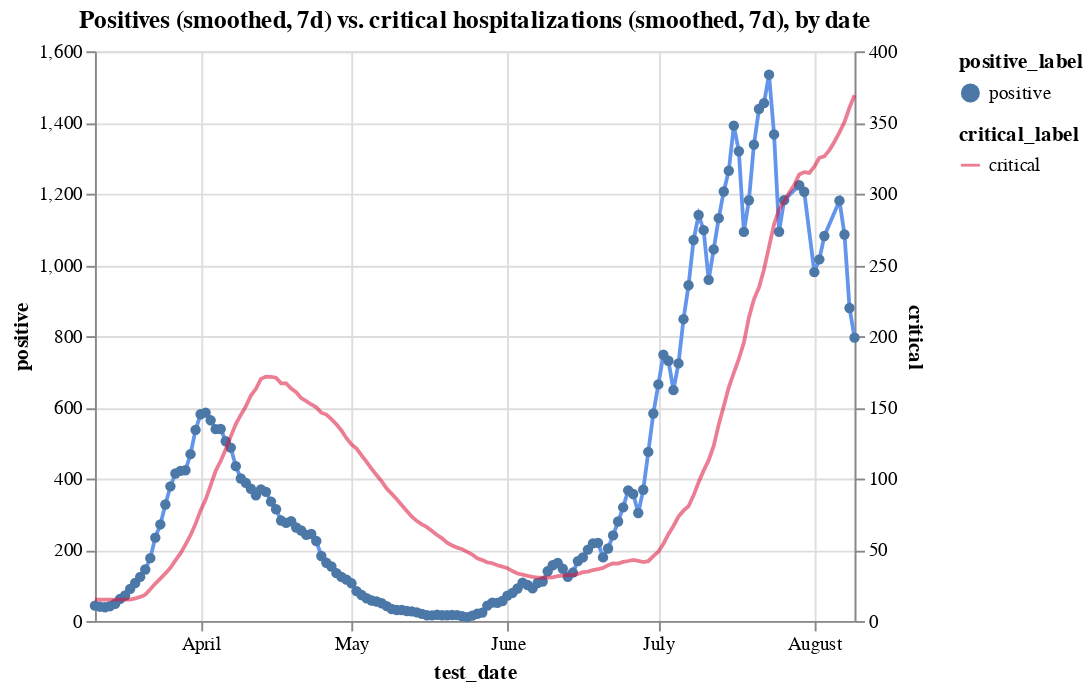

Notebook code cell kept with this figure:
### Code cell
c1 = alt.Chart(hos_and_rate[hos_and_rate.positive_rate<0.12]
               .assign(positive = lambda x: x.positive.ewm(span=7).mean())
               .assign(positive_label ='positive')).mark_line(color='cornflowerblue').encode(
    x='test_date',
    y='positive',
    tooltip=['test_date', 'positive'],
    shape='positive_label'
)
c2 = alt.Chart(hos_and_rate
               .assign(critical_label='critical')
               .assign(critical = lambda x: x.critical.ewm(span=7).mean())
              ).mark_line(color='crimson').encode(
    x='test_date',
    y='critical',
    tooltip=['test_date', 'critical'],
    opacity='critical_label'
)


alt.layer(c1, c2).resolve_scale(y='independent').properties(title='Positives (smoothed, 7d) vs. critical hospitalizations (smoothed, 7d), by date')

### Figure 1 — Vega-Lite specification as saved in the notebook (floating-point values rounded to 4 significant figures; data arrays with more than 128 entries replaced by an {"elided": "..."} marker saying what was removed)
{"config": {"view": {"continuousWidth": 400, "continuousHeight": 300}}, "layer": [{"data": {"name": "data-2b2832089243ef7f9c4a61eaf47734a3"}, "mark": {"type": "line", "color": "cornflowerblue"}, "encoding": {"shape": {"type": "nominal", "field": "positive_label"}, "tooltip": [{"type": "temporal", "field": "test_date"}, {"type": "quantitative", "field": "positive"}], "x": {"type": "temporal", "field": "test_date"}, "y": {"type": "quantitative", "field": "positive"}}}, {"data": {"name": "data-30369f69b472a55eae4f82bae582ff6c"}, "mark": {"type": "line", "color": "crimson"}, "encoding": {"opacity": {"type": "nominal", "field": "critical_label"}, "tooltip": [{"type": "temporal", "field": "test_date"}, {"type": "quantitative", "field": "critical"}], "x": {"type": "temporal", "field": "test_date"}, "y": {"type": "quantitative", "field": "critical"}}}], "resolve": {"scale": {"y": "independent"}}, "title": "Positives (smoothed, 7d) vs. critical hospitalizations (smoothed, 7d), by date", "$schema": "https://vega.github.io/schema/vega-lite/v4.8.1.json", "datasets": {"data-2b2832089243ef7f9c4a61eaf47734a3": {"elided": "147 records"}, "data-30369f69b472a55eae4f82bae582ff6c": {"elided": "152 records"}}}
